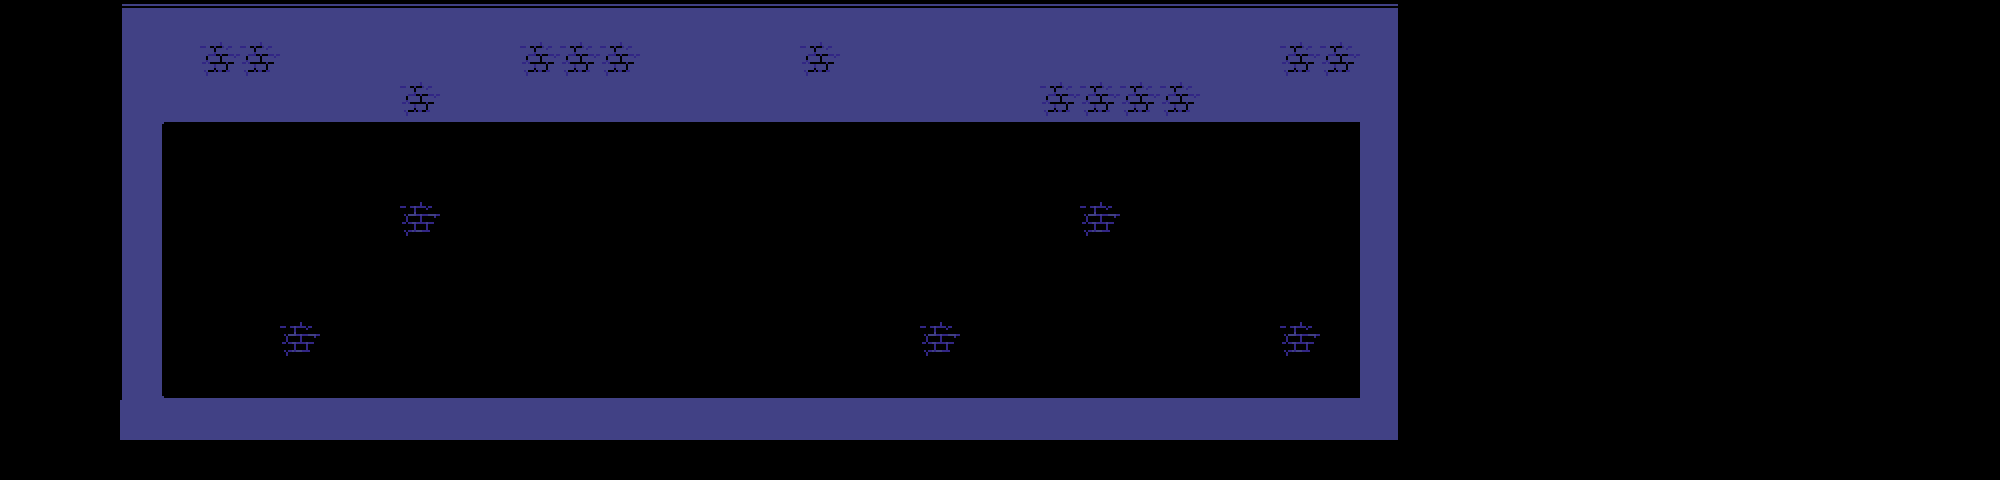

Rendered tile map (Tiled .tmx) drawn with the repository's tilesets; below, a short description and the full map source, tile grids included:
An orthogonal 50x12 tile map with 40x40 px tiles, 2 tile layers (tiles, decal), 2 tilesets and 7 objects (spawn, script).

<map version="1.10" tiledversion="1.11.2" orientation="orthogonal" renderorder="right-down" width="50" height="12" tilewidth="40" tileheight="40" infinite="0" nextlayerid="9" nextobjectid="35">
 <editorsettings>
  <export target="room2.lua" format="lua" />
 </editorsettings>
 <properties>
  <property name="name" value="Test Map - Room 2" />
 </properties>
 <tileset firstgid="1" name="castle" tilewidth="40" tileheight="40" tilecount="40" columns="4">
  <image source="../../../assets/sprites/tilesets/castle.png" width="160" height="400" />
 </tileset>
 <tileset firstgid="41" source="../tilesets/castle.tsx" />
 <layer id="1" name="tiles" width="50" height="12">
  <data encoding="csv">
0,0,0,0,22,23,23,23,23,23,23,23,23,23,23,23,23,23,24,0,0,0,0,0,0,0,0,0,0,0,0,0,0,0,0,0,0,0,0,0,0,0,0,0,0,0,0,0,0,0,
0,0,0,0,22,23,23,23,23,23,23,23,23,23,23,23,23,23,24,0,0,0,0,0,0,0,0,0,0,0,0,0,0,0,0,0,0,0,0,0,0,0,0,0,0,0,0,0,0,0,
0,0,0,0,26,27,27,27,27,27,27,27,27,27,27,27,27,27,28,0,0,0,0,0,0,0,0,0,0,0,0,0,0,0,0,0,0,0,0,0,0,0,0,0,0,0,0,0,0,0,
0,0,0,0,6,7,7,7,7,7,7,7,7,7,7,7,7,7,8,0,0,0,0,0,0,0,0,0,0,0,0,0,0,0,0,0,0,0,0,0,0,0,0,0,0,0,0,0,0,0,
0,0,0,0,10,11,11,11,11,11,11,11,11,11,11,11,11,11,12,0,0,0,0,0,0,0,0,0,0,0,0,0,0,0,0,0,0,0,0,0,0,0,0,0,0,0,0,0,0,0,
0,0,0,0,10,11,11,11,11,11,11,11,11,11,11,11,11,11,12,0,0,0,0,0,0,0,0,0,0,0,0,0,0,0,0,0,0,0,0,0,0,0,0,0,0,0,0,0,0,0,
0,0,0,0,10,11,11,11,11,11,11,11,11,11,11,11,11,11,12,0,0,0,0,0,0,0,0,0,0,0,0,0,0,0,0,0,0,0,0,0,0,0,0,0,0,0,0,0,0,0,
0,0,0,0,10,11,11,11,11,11,11,11,11,11,11,11,11,11,12,0,0,0,0,0,0,0,0,0,0,0,0,0,0,0,0,0,0,0,0,0,0,0,0,0,0,0,0,0,0,0,
0,0,0,0,10,11,11,11,11,11,11,11,11,11,11,11,11,11,12,0,0,0,0,0,0,0,0,0,0,0,0,0,0,0,0,0,0,0,0,0,0,0,0,0,0,0,0,0,0,0,
0,0,0,0,14,15,15,15,15,15,15,15,15,15,15,15,15,15,16,0,0,0,0,0,0,0,0,0,0,0,0,0,0,0,0,0,0,0,0,0,0,0,0,0,0,0,0,0,0,0,
0,0,0,0,0,0,0,0,0,0,0,0,0,0,0,0,0,0,0,0,0,0,0,0,0,0,0,0,0,0,0,0,0,0,0,0,0,0,0,0,0,0,0,0,0,0,0,0,0,0,
0,0,0,0,0,0,0,0,0,0,0,0,0,0,0,0,0,0,0,0,0,0,0,0,0,0,0,0,0,0,0,0,0,0,0,0,0,0,0,0,0,0,0,0,0,0,0,0,0,0
</data>
 </layer>
 <layer id="2" name="decal" width="50" height="12">
  <data encoding="csv">
0,0,0,58,59,59,59,59,59,59,59,59,59,59,59,59,59,59,59,59,59,59,59,59,59,59,59,59,59,59,59,59,59,59,60,0,0,0,0,0,0,0,0,0,0,0,0,0,0,0,
0,0,0,62,63,61,61,0,0,0,0,0,0,61,61,61,0,0,63,63,61,63,63,63,63,63,63,63,63,63,63,63,61,61,64,0,0,0,0,0,0,0,0,0,0,0,0,0,0,0,
0,0,0,62,63,63,63,63,63,63,61,63,63,63,63,63,63,63,63,63,63,63,63,63,63,63,61,61,61,61,63,63,63,63,64,0,0,0,0,0,0,0,0,0,0,0,0,0,0,0,
0,0,0,62,0,0,0,0,0,0,0,0,0,0,0,0,0,0,47,47,47,47,47,47,47,47,47,47,47,47,47,47,47,47,64,0,0,0,0,0,0,0,0,0,0,0,0,0,0,0,
0,0,0,62,0,0,0,0,0,0,0,0,0,0,0,0,0,0,51,51,51,51,51,51,51,51,51,51,51,51,51,51,51,51,64,0,0,0,0,0,0,0,0,0,0,0,0,0,0,0,
0,0,0,62,0,0,0,0,0,0,57,51,51,0,0,0,0,0,51,51,51,51,51,51,51,51,51,57,51,51,51,51,51,51,64,0,0,0,0,0,0,0,0,0,0,0,0,0,0,0,
0,0,0,62,0,0,0,0,0,51,51,51,51,0,0,0,0,0,51,51,51,51,51,51,51,51,51,51,51,51,51,51,51,51,64,0,0,0,0,0,0,0,0,0,0,0,0,0,0,0,
0,0,0,62,0,0,0,0,0,51,51,51,51,0,0,0,0,0,51,51,51,51,51,51,51,51,51,51,51,51,51,51,51,51,64,0,0,0,0,0,0,0,0,0,0,0,0,0,0,0,
0,0,0,62,0,0,0,57,0,0,0,0,0,0,0,0,0,0,51,51,51,51,51,57,51,51,51,51,51,51,51,51,57,51,64,0,0,0,0,0,0,0,0,0,0,0,0,0,0,0,
0,0,0,62,0,0,0,0,0,0,0,0,0,0,0,0,0,55,55,55,55,55,55,55,55,55,55,55,55,55,55,55,55,55,64,0,0,0,0,0,0,0,0,0,0,0,0,0,0,0,
0,0,0,63,63,63,63,63,63,63,63,63,63,63,63,63,63,63,63,63,63,63,63,63,63,63,63,63,63,63,63,63,63,63,64,0,0,0,0,0,0,0,0,0,0,0,0,0,0,0,
0,0,0,0,0,0,0,0,0,0,0,0,0,0,0,0,0,0,0,0,0,0,0,0,0,0,0,0,0,0,0,0,0,0,0,0,0,0,0,0,0,0,0,0,0,0,0,0,0,0
</data>
 </layer>
 <objectgroup color="#0000ff" id="3" name="collision" opacity="0.5">
  <object id="2" x="129.333" y="400" width="630.667" height="40" />
  <object id="4" x="119.812" y="79.2792" width="1281.33" height="40" />
  <object id="26" x="122.748" y="124.175" width="35.6824" height="276.896" />
  <object id="30" x="1358.67" y="82.6667" width="38.6667" height="354.667" />
  <object id="31" x="120.668" y="397.333" width="1281.33" height="40" />
 </objectgroup>
 <objectgroup color="#7f00ff" id="4" name="markers">
  <object id="33" name="spawn" x="420" y="266.667">
   <point />
  </object>
 </objectgroup>
 <objectgroup color="#ff00ff" id="5" name="objects">
  <object id="32" name="script" x="534.666" y="88" width="48" height="308">
   <properties>
    <property name="cutscene" value="kris.shadow" />
    <property name="once" type="bool" value="false" />
   </properties>
  </object>
 </objectgroup>
 <objectgroup id="7" name="battleareas" />
 <objectgroup id="6" name="paths" />
</map>
